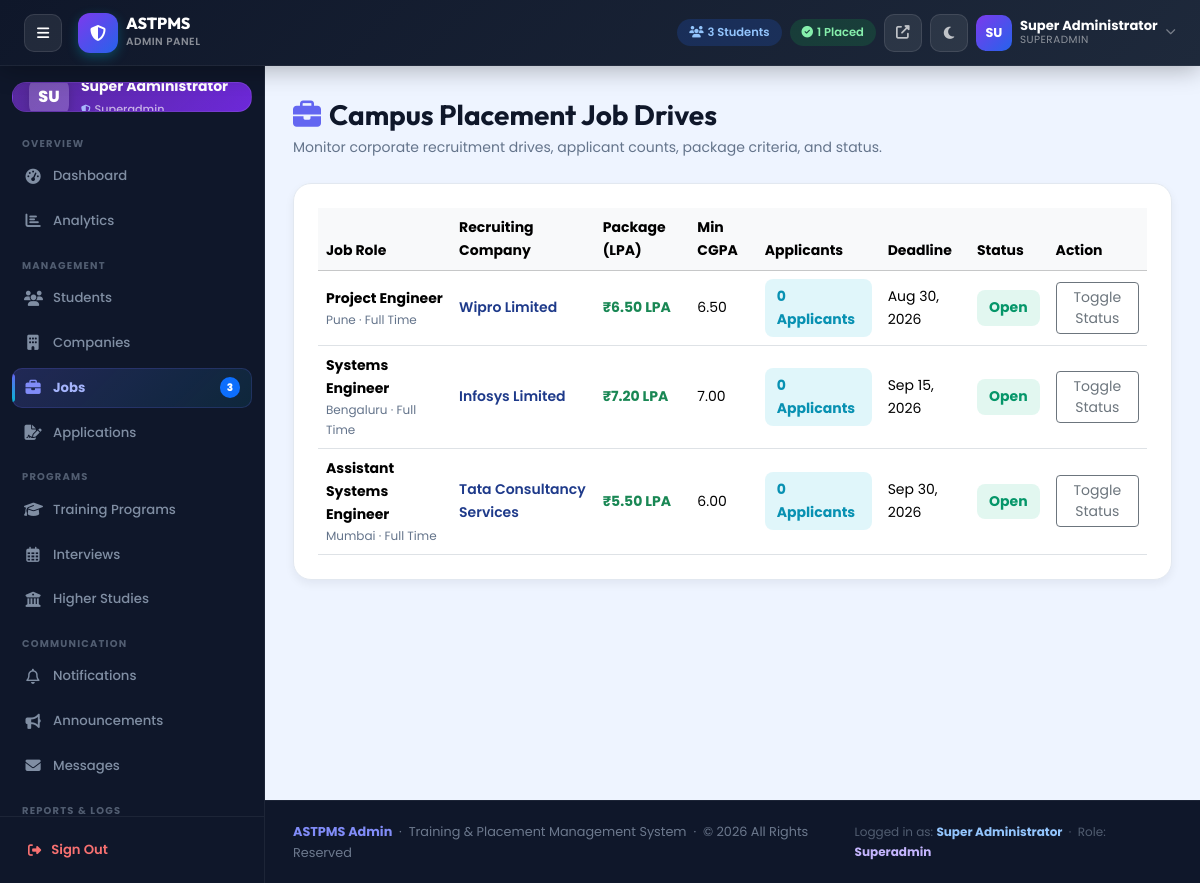
The page /admin/jobs.php (signed in) on the database its author committed.
### tables this page shows
CREATE TABLE `jobs` (
  `id` INT AUTO_INCREMENT PRIMARY KEY,
  `company_id` INT NOT NULL,
  `role` VARCHAR(150) NOT NULL,
  `description` TEXT NOT NULL,
  `eligibility_criteria` TEXT DEFAULT NULL,
  `min_cgpa` DECIMAL(4,2) NOT NULL DEFAULT 6.00,
  `eligible_branches` VARCHAR(255) NOT NULL DEFAULT 'Computer Science,Information Technology',
  `location` VARCHAR(100) NOT NULL DEFAULT 'Pune',
  `package_lpa` DECIMAL(8,2) NOT NULL DEFAULT 5.00,
  `job_type` ENUM('Full Time', 'Internship', 'Internship + Full Time') DEFAULT 'Full Time',
  `deadline` DATE NOT NULL,
  `status` ENUM('Open', 'Closed', 'Draft') DEFAULT 'Open',
  `created_at` DATETIME DEFAULT CURRENT_TIMESTAMP,
  `updated_at` DATETIME DEFAULT CURRENT_TIMESTAMP ON UPDATE CURRENT_TIMESTAMP,
  FOREIGN KEY (`company_id`) REFERENCES `companies`(`id`) ON DELETE CASCADE ON UPDATE CASCADE
);

CREATE TABLE `companies` (
  `id` INT AUTO_INCREMENT PRIMARY KEY,
  `name` VARCHAR(100) NOT NULL,
  `email` VARCHAR(100) NOT NULL UNIQUE,
  `password` VARCHAR(255) NOT NULL,
  `phone` VARCHAR(20) DEFAULT NULL,
  `industry` VARCHAR(100) DEFAULT 'Technology',
  `website` VARCHAR(255) DEFAULT NULL,
  `city` VARCHAR(100) DEFAULT 'Pune',
  `contact_person` VARCHAR(100) DEFAULT NULL,
  `description` TEXT DEFAULT NULL,
  `is_active` TINYINT(1) DEFAULT 1,
  `created_at` DATETIME DEFAULT CURRENT_TIMESTAMP,
  `updated_at` DATETIME DEFAULT CURRENT_TIMESTAMP ON UPDATE CURRENT_TIMESTAMP
);

### config/auth.php (called while the page is built, shortened)
<?php
function generateCsrfToken(): string {
    return $_SESSION['csrf_token'];
}
function h(mixed $str): string {
    return htmlspecialchars((string)$str, ENT_QUOTES, 'UTF-8');
}

### admin/jobs.php (the view, shortened to what this page needs)
<?php
require_once 'views/header.php';
require_once 'views/sidebar.php';
$jobs = $pdo->query("
    SELECT j.*, c.name as company_name, COUNT(a.id) as app_count
    FROM jobs j
    JOIN companies c ON j.company_id = c.id
    LEFT JOIN applications a ON j.id = a.job_id
    GROUP BY j.id
    ORDER BY j.created_at DESC
")->fetchAll();
?>
<div class="container-fluid px-0">
    <div class="d-flex justify-content-between align-items-center mb-4" data-aos="fade-up">
        <div>
            <h3 class="fw-bold mb-1" style="font-family:'Outfit',sans-serif;">
                <i class="fas fa-briefcase text-primary-color me-2"></i>Campus Placement Job Drives
            </h3>
            <p style="color:var(--text-muted);font-size:0.875rem;margin-bottom:0;">
                Monitor corporate recruitment drives, applicant counts, package criteria, and status.
            </p>
        </div>
    </div>
    <div class="card-premium p-4" data-aos="fade-up">
        <div class="table-responsive">
            <table class="table table-hover align-middle mb-0" id="jobsTable">
                <thead class="table-light">
                    <tr>
                        <th>Job Role</th>
                        <th>Recruiting Company</th>
                        <th>Package (LPA)</th>
                        <th>Min CGPA</th>
                        <th>Applicants</th>
                        <th>Deadline</th>
                        <th>Status</th>
                        <th>Action</th>
                    </tr>
                </thead>
                <tbody>
                    <?php foreach ($jobs as $j): ?>
                    <tr>
                        <td>
                            <div class="fw-bold"><?= h($j['role']) ?></div>
                            <div style="font-size:0.75rem;color:var(--text-muted);"><?= h($j['location']) ?> · <?= h($j['job_type']) ?></div>
                        </td>
                        <td><span class="fw-semibold" style="color:var(--primary-mid);"><?= h($j['company_name']) ?></span></td>
                        <td><span class="fw-bold text-success">₹<?= h($j['package_lpa']) ?> LPA</span></td>
                        <td><?= h($j['min_cgpa']) ?></td>
                        <td><span class="badge-premium bg-light-cyan"><?= (int)$j['app_count'] ?> Applicants</span></td>
                        <td><?= date('M d, Y', strtotime($j['deadline'])) ?></td>
                        <td>
                            <?php if ($j['status'] === 'Open'): ?>
                                <span class="badge-premium bg-light-success">Open</span>
                            <?php else: ?>
                                <span class="badge-premium bg-light-danger">Closed</span>
                            <?php endif; ?>
                        </td>
                        <td>
                            <a href="jobs.php?toggle=<?= $j['id'] ?>&csrf=<?= generateCsrfToken() ?>" class="btn btn-sm btn-outline-secondary">
                                Toggle Status
                            </a>
                        </td>
                    </tr>
                    <?php endforeach; ?>
                </tbody>
            </table>
        </div>
    </div>
</div>
<?php require_once 'views/footer.php'; ?>

### assets/css/style.css (style rules this page uses)
:root { --main-bg: #EEF4FF; --secondary-bg: #F8FAFC; --section-bg: #E0F2FE; --alt-section-bg: #ECFEFF; --card-bg: #FFFFFF; --primary: #0F172A; --primary-mid: #1E3A8A; --primary-light: #2563EB; --accent: #06B6D4; --accent-hover: #38BDF8; --accent-emerald: #10B981; --success: #16A34A; --warning: #D97706; --danger: #DC2626; --info: #0EA5E9; --purple: #6366F1; --header-gradient: linear-gradient(135deg, #0F172A 0%, #1E3A8A 100%); --footer-gradient: linear-gradient(135deg, #020617 0%, #0F172A 100%); --btn-gradient: linear-gradient(135deg, #1E3A8A 0%, #2563EB 50%, #06B6D4 100%); --accent-gradient: linear-gradient(135deg, #06B6D4 0%, #38BDF8 50%, #10B981 100%); --purple-gradient: linear-gradient(135deg, #4F46E5 0%, #7C3AED 100%); --text: #0F172A; --text-muted: #64748B; --footer-text: #CBD5E1; --border: #CBD5E1; --border-light: #E2E8F0; --shadow-xs: 0 1px 3px rgba(15,23,42,0.06); --shadow-sm: 0 4px 10px rgba(15,23,42,0.06); --shadow-md: 0 10px 25px -5px rgba(15,23,42,0.08), 0 8px 10px -6px rgba(15,23,42,0.04); --shadow-lg: 0 20px 35px -5px rgba(15,23,42,0.12), 0 10px 15px -5px rgba(15,23,42,0.06); --shadow-primary: 0 10px 25px -5px rgba(30,58,138,0.35); --sidebar-width: 265px; --sidebar-collapsed: 72px; --header-height: 76px; --header-shrink: 62px; --radius: 18px; --radius-sm: 12px; --radius-lg: 28px; --glass-bg: rgba(15, 23, 42, 0.92); --glass-border: rgba(255, 255, 255, 0.12); --glass-blur: blur(16px); --transition: all 0.3s cubic-bezier(0.4, 0, 0.2, 1); --transition-bounce: all 0.4s cubic-bezier(0.34, 1.56, 0.64, 1); }
*, *::before, *::after { box-sizing: border-box; margin: 0; padding: 0; }
html { scroll-behavior: smooth; }
body { font-family: 'Poppins', 'Inter', -apple-system, BlinkMacSystemFont, 'Segoe UI', sans-serif; background-color: var(--main-bg); color: var(--text); font-size: 14px; line-height: 1.65; -webkit-font-smoothing: antialiased; -moz-osx-font-smoothing: grayscale; transition: background-color 0.3s ease, color 0.3s ease; overflow-x: hidden; }
.card-premium { background: var(--card-bg); border: 1px solid var(--border-light); border-radius: var(--radius); box-shadow: var(--shadow-sm); transition: var(--transition-bounce); overflow: hidden; position: relative; }
.badge-premium { font-family: 'Poppins', sans-serif; font-weight: 700; border-radius: 8px; padding: 6px 12px; display: inline-flex; align-items: center; gap: 4px; }
.bg-light-cyan { background: rgba(6, 182, 212, 0.12) !important; color: #0891B2 !important; }
.bg-light-success { background: rgba(16, 185, 129, 0.12) !important; color: #059669 !important; }

### assets/css/admin.css (style rules this page uses)
body { display: flex; flex-direction: column; min-height: 100vh; background: var(--main-bg); }
.text-primary-color { color: #6366F1 !important; }

### rows shown on the page
jobs: role "Project Engineer", location "Pune", job_type "Full Time", company.name "Wipro Limited", package_lpa "6.50", min_cgpa "6.50", app_count "0", deadline "Aug 30, 2026", status "Open"
jobs: role "Systems Engineer", location "Bengaluru", job_type "Full Time", company.name "Infosys Limited", package_lpa "7.20", min_cgpa "7.00", app_count "0", deadline "Sep 15, 2026", status "Open"
jobs: role "Assistant Systems Engineer", location "Mumbai", job_type "Full Time", company.name "Tata Consultancy Services", package_lpa "5.50", min_cgpa "6.00", app_count "0", deadline "Sep 30, 2026", status "Open"

### other values the page prints
$totalStudents "3"
$placedStudents "1"
substr($adminName, 0, 2) "SU"
$adminName "Super Administrator"
str_replace('_',' ',$adminRole) "SUPERADMIN"
substr($_SESSION['admin_name']??'A',0,2) "SU"
$item['section'] "OVERVIEW"
$item['text'] "Dashboard"
$item['text'] "Analytics"
$item['section'] "MANAGEMENT"
$item['text'] "Students"
$item['text'] "Companies"
$item['text'] "Jobs"
$item['badge'] "3"
$item['text'] "Applications"
